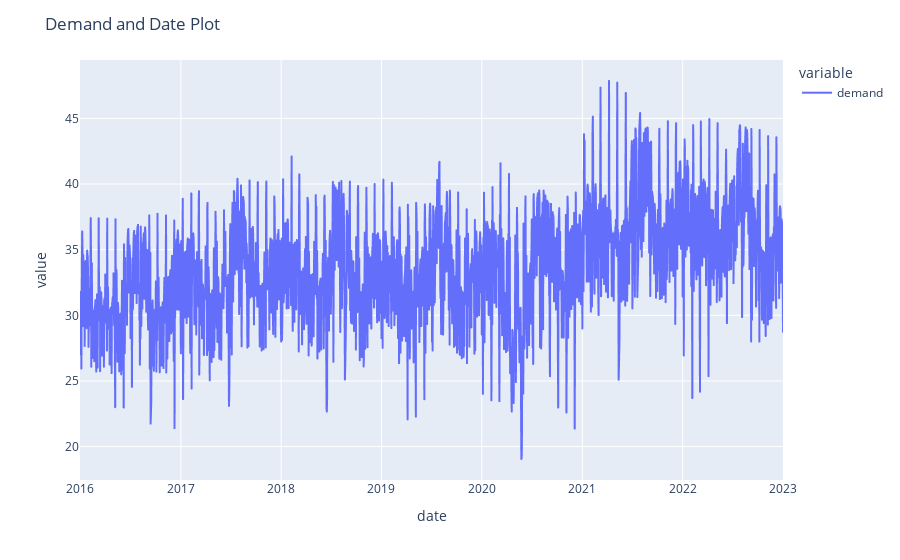

Notebook source saved alongside this figure:
### Markdown cell above
### Mean of Demand graph with px plot

### Code cell
import plotly.express as px
grouped = data.groupby(['date']).agg({'demand': 'mean'})
fig = px.line(grouped, x=grouped.index , y=['demand'])
fig.update_layout(title='Demand and Date Plot')
fig.show()

### Figure 1 — Plotly figure (JSON) as saved in the notebook; plotly's stock layout.template omitted (floating-point values rounded to 4 significant figures; data arrays with more than 128 entries replaced by an {"elided": "..."} marker saying what was removed)
{"data": [{"hovertemplate": "variable=demand<br>date=%{x}<br>value=%{y}<extra></extra>", "legendgroup": "demand", "line": {"color": "#636efa", "dash": "solid"}, "marker": {"symbol": "circle"}, "mode": "lines", "name": "demand", "showlegend": true, "type": "scattergl", "x": {"elided": "2559 str values"}, "xaxis": "x", "y": {"elided": "2559 float values"}, "yaxis": "y"}], "layout": {"autosize": true, "legend": {"title": {"text": "variable"}, "tracegroupgap": 0}, "margin": {"t": 60}, "title": {"text": "Demand and Date Plot"}, "xaxis": {"anchor": "y", "autorange": true, "domain": [0, 1], "range": ["2015-12-31", "2023-01-01"], "title": {"text": "date"}, "type": "date"}, "yaxis": {"anchor": "x", "autorange": true, "domain": [0, 1], "range": [17.45, 49.45], "title": {"text": "value"}, "type": "linear"}}}
